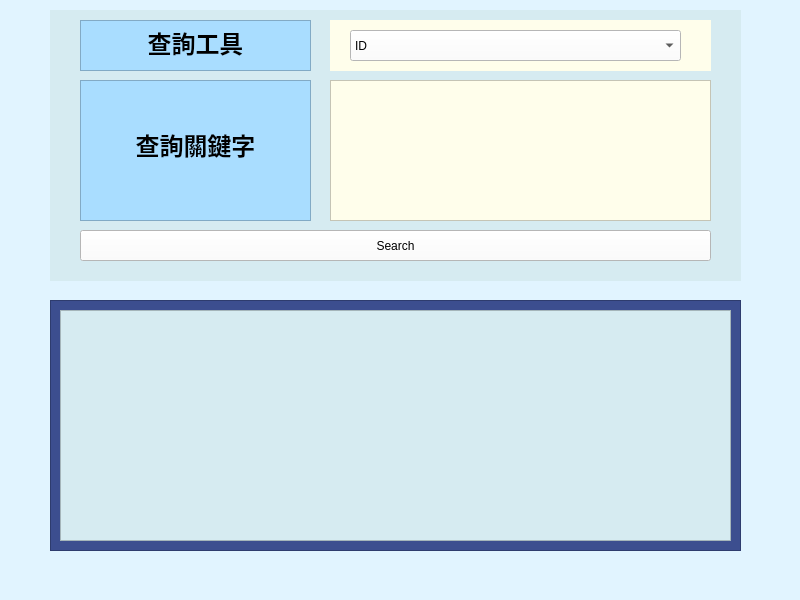
<?xml version="1.0" encoding="UTF-8"?>
<ui version="4.0">
 <class>MainWindow</class>
 <widget class="QMainWindow" name="MainWindow">
  <property name="geometry">
   <rect>
    <x>0</x>
    <y>0</y>
    <width>800</width>
    <height>600</height>
   </rect>
  </property>
  <property name="windowTitle">
   <string>MainWindow</string>
  </property>
  <property name="styleSheet">
   <string notr="true">background-color: rgb(225, 244, 255);</string>
  </property>
  <widget class="QWidget" name="centralwidget">
   <widget class="QPushButton" name="pushButton">
    <property name="geometry">
     <rect>
      <x>80</x>
      <y>230</y>
      <width>631</width>
      <height>31</height>
     </rect>
    </property>
    <property name="styleSheet">
     <string notr="true">background-color: rgb(255, 255, 255);</string>
    </property>
    <property name="text">
     <string>Search</string>
    </property>
   </widget>
   <widget class="QTextEdit" name="textEdit_2">
    <property name="geometry">
     <rect>
      <x>330</x>
      <y>80</y>
      <width>381</width>
      <height>141</height>
     </rect>
    </property>
    <property name="styleSheet">
     <string notr="true">background-color: rgb(255, 254, 235);</string>
    </property>
   </widget>
   <widget class="QTextBrowser" name="textBrowser_2">
    <property name="geometry">
     <rect>
      <x>80</x>
      <y>80</y>
      <width>231</width>
      <height>141</height>
     </rect>
    </property>
    <property name="styleSheet">
     <string notr="true">background-color: rgb(169, 221, 255);
font: 9pt &quot;微軟正黑體&quot;;</string>
    </property>
    <property name="html">
     <string>&lt;!DOCTYPE HTML PUBLIC &quot;-//W3C//DTD HTML 4.0//EN&quot; &quot;http://www.w3.org/TR/REC-html40/strict.dtd&quot;&gt;
&lt;html&gt;&lt;head&gt;&lt;meta name=&quot;qrichtext&quot; content=&quot;1&quot; /&gt;&lt;style type=&quot;text/css&quot;&gt;
p, li { white-space: pre-wrap; }
&lt;/style&gt;&lt;/head&gt;&lt;body style=&quot; font-family:'微軟正黑體'; font-size:9pt; font-weight:400; font-style:normal;&quot;&gt;
&lt;p align=&quot;center&quot; style=&quot;-qt-paragraph-type:empty; margin-top:0px; margin-bottom:0px; margin-left:0px; margin-right:0px; -qt-block-indent:0; text-indent:0px;&quot;&gt;&lt;br /&gt;&lt;/p&gt;
&lt;p align=&quot;center&quot; style=&quot;-qt-paragraph-type:empty; margin-top:0px; margin-bottom:0px; margin-left:0px; margin-right:0px; -qt-block-indent:0; text-indent:0px; font-family:'標楷體'; font-size:18pt; font-weight:600;&quot;&gt;&lt;br /&gt;&lt;/p&gt;
&lt;p align=&quot;center&quot; style=&quot; margin-top:0px; margin-bottom:0px; margin-left:0px; margin-right:0px; -qt-block-indent:0; text-indent:0px;&quot;&gt;&lt;span style=&quot; font-family:'標楷體'; font-size:18pt; font-weight:600;&quot;&gt;查詢關鍵字&lt;/span&gt;&lt;/p&gt;&lt;/body&gt;&lt;/html&gt;</string>
    </property>
   </widget>
   <widget class="QWidget" name="widget_2" native="true">
    <property name="geometry">
     <rect>
      <x>330</x>
      <y>20</y>
      <width>381</width>
      <height>51</height>
     </rect>
    </property>
    <property name="styleSheet">
     <string notr="true">background-color: rgb(255, 254, 235);</string>
    </property>
    <widget class="QComboBox" name="comboBox">
     <property name="geometry">
      <rect>
       <x>20</x>
       <y>10</y>
       <width>331</width>
       <height>31</height>
      </rect>
     </property>
     <property name="styleSheet">
      <string notr="true">background-color: rgb(255, 255, 255);</string>
     </property>
     <item>
      <property name="text">
       <string>ID</string>
      </property>
     </item>
     <item>
      <property name="text">
       <string>MYSQL</string>
      </property>
     </item>
    </widget>
   </widget>
   <widget class="QTextBrowser" name="textBrowser">
    <property name="geometry">
     <rect>
      <x>80</x>
      <y>20</y>
      <width>231</width>
      <height>51</height>
     </rect>
    </property>
    <property name="styleSheet">
     <string notr="true">background-color: rgb(169, 221, 255);
font: 9pt &quot;微軟正黑體&quot;;</string>
    </property>
    <property name="html">
     <string>&lt;!DOCTYPE HTML PUBLIC &quot;-//W3C//DTD HTML 4.0//EN&quot; &quot;http://www.w3.org/TR/REC-html40/strict.dtd&quot;&gt;
&lt;html&gt;&lt;head&gt;&lt;meta name=&quot;qrichtext&quot; content=&quot;1&quot; /&gt;&lt;style type=&quot;text/css&quot;&gt;
p, li { white-space: pre-wrap; }
&lt;/style&gt;&lt;/head&gt;&lt;body style=&quot; font-family:'微軟正黑體'; font-size:9pt; font-weight:400; font-style:normal;&quot;&gt;
&lt;p align=&quot;center&quot; style=&quot; margin-top:0px; margin-bottom:0px; margin-left:0px; margin-right:0px; -qt-block-indent:0; text-indent:0px;&quot;&gt;&lt;span style=&quot; font-family:'標楷體'; font-size:18pt; font-weight:600;&quot;&gt;查詢工具&lt;/span&gt;&lt;/p&gt;&lt;/body&gt;&lt;/html&gt;</string>
    </property>
   </widget>
   <widget class="QWidget" name="widget" native="true">
    <property name="geometry">
     <rect>
      <x>50</x>
      <y>10</y>
      <width>691</width>
      <height>271</height>
     </rect>
    </property>
    <property name="styleSheet">
     <string notr="true">background-color: rgb(214, 235, 241);</string>
    </property>
   </widget>
   <widget class="QTextBrowser" name="textBrowser_3">
    <property name="geometry">
     <rect>
      <x>50</x>
      <y>300</y>
      <width>691</width>
      <height>251</height>
     </rect>
    </property>
    <property name="styleSheet">
     <string notr="true">background-color: rgb(60, 78, 143);</string>
    </property>
   </widget>
   <widget class="QTextBrowser" name="textBrowser_4">
    <property name="geometry">
     <rect>
      <x>60</x>
      <y>310</y>
      <width>671</width>
      <height>231</height>
     </rect>
    </property>
    <property name="styleSheet">
     <string notr="true">background-color: rgb(214, 235, 241);</string>
    </property>
   </widget>
   <zorder>widget</zorder>
   <zorder>pushButton</zorder>
   <zorder>textEdit_2</zorder>
   <zorder>textBrowser_2</zorder>
   <zorder>widget_2</zorder>
   <zorder>textBrowser</zorder>
   <zorder>textBrowser_3</zorder>
   <zorder>textBrowser_4</zorder>
  </widget>
  <widget class="QMenuBar" name="menubar">
   <property name="geometry">
    <rect>
     <x>0</x>
     <y>0</y>
     <width>800</width>
     <height>25</height>
    </rect>
   </property>
  </widget>
  <widget class="QStatusBar" name="statusbar"/>
 </widget>
 <resources/>
 <connections/>
</ui>
